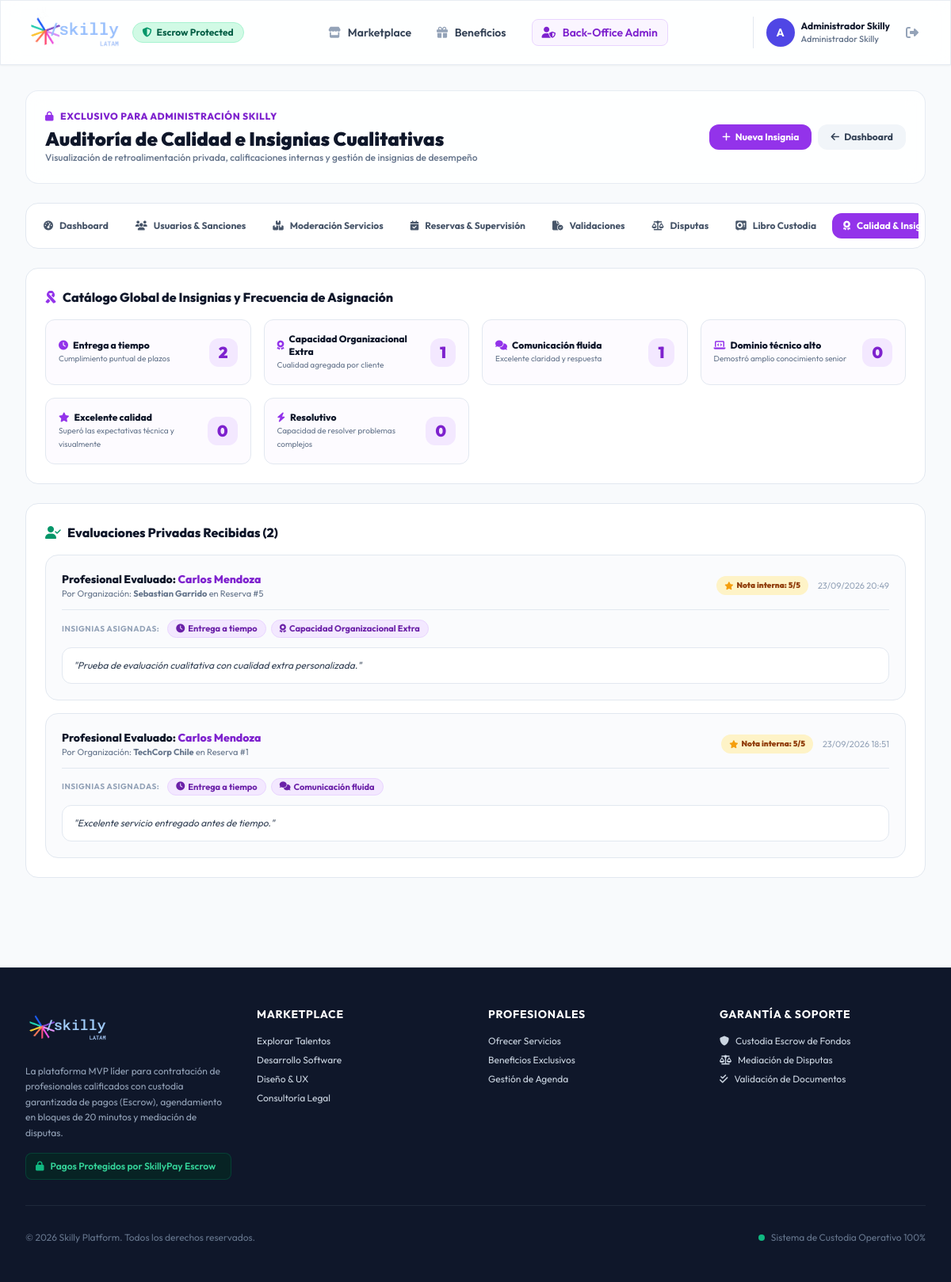
The app's page /backoffice/quality-audit/ (signed in), older data.
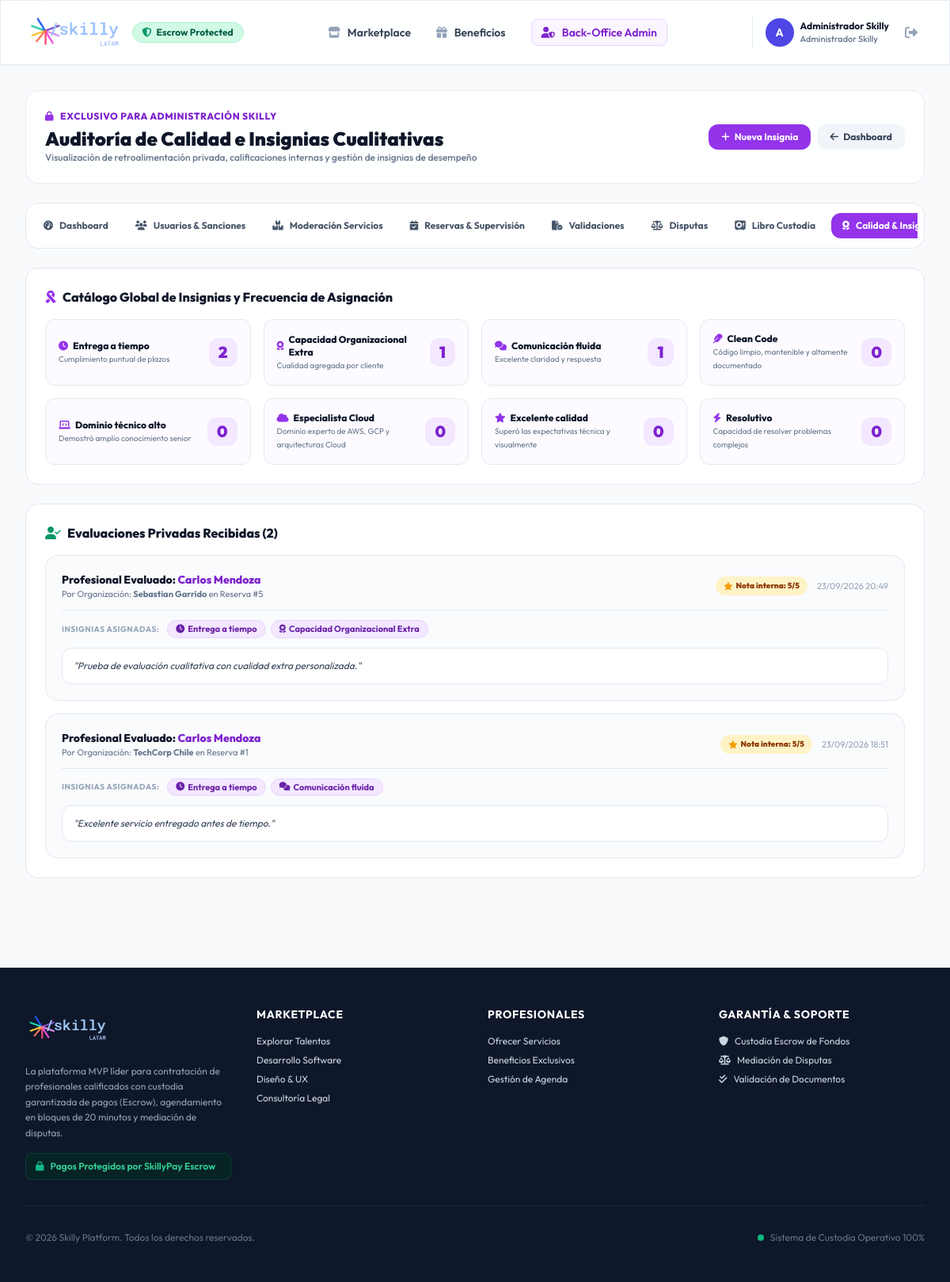
The same page, newer data.
### apps/reviews/models.py (models this page shows, shortened)
class Badge(models.Model):
    name = models.CharField(max_length=100, unique=True, verbose_name="Nombre de la Cualidad")
    icon = models.CharField(max_length=50, default='fa-award', help_text="Icono FontAwesome")
    description = models.CharField(max_length=255, blank=True)

class Review(models.Model):
    booking = models.OneToOneField('bookings.Booking', on_delete=models.CASCADE, related_name='review')
    professional = models.ForeignKey(
        settings.AUTH_USER_MODEL,
        on_delete=models.CASCADE,
        related_name='received_reviews'
    )
    organization = models.ForeignKey(
        settings.AUTH_USER_MODEL,
        on_delete=models.CASCADE,
        related_name='submitted_reviews'
    )
    comments = models.TextField(
        blank=True,
        max_length=500,
        validators=[MaxLengthValidator(500)],
        verbose_name="Comentarios de Evaluación (Privados - Solo Admin)"
    )
    rating = models.IntegerField(
        default=5,
        null=True,
        blank=True,
        verbose_name="Calificación Interna"
    )
    badges = models.ManyToManyField(Badge, related_name='reviews', verbose_name="Cualidades Seleccionadas")
    created_at = models.DateTimeField(auto_now_add=True)
    class Meta:
        ordering = ['-created_at']

### apps/users/models.py (models this page shows, shortened)
class CustomUser(AbstractUser):
    ROLE_PROFESIONAL = 'PROFESIONAL'
    ROLE_ORGANIZACION = 'ORGANIZACION'
    ROLE_ADMIN = 'ADMIN'
    ROLE_CHOICES = [
        (ROLE_PROFESIONAL, 'Profesional Independiente'),
        (ROLE_ORGANIZACION, 'Empresa / Organización'),
        (ROLE_ADMIN, 'Administrador Skilly'),
    ]
    role = models.CharField(max_length=20, choices=ROLE_CHOICES, default=ROLE_ORGANIZACION)
    phone = models.CharField(max_length=20, blank=True, null=True, verbose_name="Teléfono de Contacto")
    created_at = models.DateTimeField(auto_now_add=True)
    @property
    def is_admin_role(self):
        return self.role == self.ROLE_ADMIN or self.is_superuser

### apps/bookings/models.py (models this page shows, shortened)
class Booking(models.Model):
    STATUS_PENDIENTE = 'PENDIENTE'
    STATUS_PRE_RESERVADA = 'PRE_RESERVADA'
    STATUS_ACEPTADA = 'ACEPTADA'
    STATUS_RECHAZADA = 'RECHAZADA'
    STATUS_PAGADO_EN_CUSTODIA = 'PAGADO_EN_CUSTODIA'
    STATUS_EN_EJECUCION = 'EN_EJECUCION'
    STATUS_ENTREGADO = 'ENTREGADO'
    STATUS_FINALIZADO = 'FINALIZADO'
    STATUS_EN_DISPUTA = 'EN_DISPUTA'
    STATUS_CANCELADO = 'CANCELADO'
    STATUS_CHOICES = [
        (STATUS_PENDIENTE, 'Pendiente de Aprobación'),
        (STATUS_PRE_RESERVADA, 'Pre-reservada (Checkout Pendiente)'),
        (STATUS_ACEPTADA, 'Aceptada por Profesional'),
        (STATUS_RECHAZADA, 'Rechazada'),
        (STATUS_PAGADO_EN_CUSTODIA, 'Pagado en Custodia (Escrow)'),
        (STATUS_EN_EJECUCION, 'En Ejecución'),
        (STATUS_ENTREGADO, 'Entregado por Profesional'),
        (STATUS_FINALIZADO, 'Finalizado'),
        (STATUS_EN_DISPUTA, 'En Disputa'),
        (STATUS_CANCELADO, 'Cancelado'),
    ]
    service = models.ForeignKey('services.Service', on_delete=models.CASCADE, related_name='bookings')
    professional = models.ForeignKey(
        settings.AUTH_USER_MODEL,
        on_delete=models.CASCADE,
        related_name='received_bookings'
    )
    organization = models.ForeignKey(
        settings.AUTH_USER_MODEL,
        on_delete=models.CASCADE,
        related_name='sent_bookings'
    )
    timeslot = models.ForeignKey('availability.TimeSlot', on_delete=models.SET_NULL, null=True, blank=True)
    scheduled_date = models.DateField(verbose_name="Fecha Agendada")
    start_time = models.TimeField(verbose_name="Hora Inicio")
    end_time = models.TimeField(verbose_name="Hora Fin")
    project_requirements = models.TextField(verbose_name="Requerimientos / Detalles del Proyecto")
    status = models.CharField(max_length=30, choices=STATUS_CHOICES, default=STATUS_PENDIENTE)
    skilly_staff_supervision_requested = models.BooleanField(
        default=False,
        verbose_name="Supervisión Skilly Solicitada",
        help_text="Indica si el equipo de Skilly asistirá como supervisor/observador a esta primera sesión."
    )
    cancellation_penalty_applies = models.BooleanField(default=False, help_text="True si se canceló con menos de 24h de anticipación")
    created_at = models.DateTimeField(auto_now_add=True)
    accepted_at = models.DateTimeField(null=True, blank=True)
    paid_at = models.DateTimeField(null=True, blank=True)
    completed_at = models.DateTimeField(null=True, blank=True)
    cancelled_at = models.DateTimeField(null=True, blank=True)
    class Meta:
        ordering = ['-created_at']

### apps/backoffice/views.py (the view)
    def _wrapped_view(request, *args, **kwargs):
        if not request.user.is_authenticated or not request.user.is_admin_role:
            messages.error(request, "Acceso restringido al Back-Office de Skilly.")
            return redirect('services:marketplace')
        return view_func(request, *args, **kwargs)

### apps/backoffice/views.py (called while the page is built)
def admin_required(view_func):
    def _wrapped_view(request, *args, **kwargs):
        if not request.user.is_authenticated or not request.user.is_admin_role:
            messages.error(request, "Acceso restringido al Back-Office de Skilly.")
            return redirect('services:marketplace')
        return view_func(request, *args, **kwargs)
    return _wrapped_view

@login_required
@admin_required
def quality_audit_view(request):
    reviews = Review.objects.all().select_related('booking', 'professional', 'organization').prefetch_related('badges').order_by('-created_at')
    badge_tallies = Badge.objects.annotate(usage_count=Count('reviews')).order_by('-usage_count')
    badge_form = BadgeForm()
    context = {
        'reviews': reviews,
        'badge_tallies': badge_tallies,
        'badge_form': badge_form,
    }
    return render(request, 'backoffice/auditoria_calidad.html', context)

### templates/backoffice/auditoria_calidad.html (shortened to what the changed rows need)
{% extends 'base.html' %}
{% block content %}
<div class="max-w-7xl mx-auto px-4 sm:px-6 lg:px-8 py-8 space-y-6">
    <div class="glass-panel p-6 rounded-2xl shadow-xs flex flex-col sm:flex-row items-start sm:items-center justify-between gap-4">
        <div>
            <h1 class="text-2xl font-black text-slate-900 flex items-center gap-2">
                Auditoría de Calidad e Insignias Cualitativas
            </h1>
        </div>
    </div>
    <div class="bg-white rounded-2xl border border-slate-200 shadow-xs p-6 space-y-4">
        <h2 class="text-base font-extrabold text-slate-900 flex items-center gap-2">
            <i class="fa-solid fa-ribbon text-purple-600"></i> Catálogo Global de Insignias y Frecuencia de Asignación
        </h2>
        <div class="grid grid-cols-1 sm:grid-cols-2 md:grid-cols-4 gap-4">
            {% for b in badge_tallies %}
                <div class="p-4 rounded-xl border border-slate-200 bg-purple-50/40 flex items-center justify-between text-xs hover:bg-purple-50/80 transition-colors">
                    <div class="space-y-0.5">
                        <span class="font-extrabold text-slate-900 block flex items-center gap-1.5">
                            <i class="fa-solid {{ b.icon }} text-purple-600"></i> {{ b.name }}
                        </span>
                        <span class="text-slate-500 text-[10px]">{{ b.description|default:"Cualidad profesional" }}</span>
                    </div>
                    <span class="text-xl font-black text-purple-700 bg-purple-100 px-3 py-1 rounded-xl">
                        {{ b.usage_count }}
                    </span>
                </div>
            {% endfor %}
        </div>
    </div>
    <div class="bg-white rounded-2xl border border-slate-200 shadow-xs p-6 space-y-4">
        <h2 class="text-base font-extrabold text-slate-900 flex items-center gap-2">
            <i class="fa-solid fa-user-check text-emerald-600"></i> Evaluaciones Privadas Recibidas ({{ reviews|length }})
        </h2>
        {% if reviews %}
            <div class="space-y-4">
                {% for r in reviews %}
                    <div class="p-5 rounded-2xl border border-slate-200 bg-slate-50/70 space-y-3">
                        <div class="flex flex-col sm:flex-row items-start sm:items-center justify-between gap-2 border-b border-slate-200 pb-3 text-xs">
                            <div>
                                <span class="font-extrabold text-slate-900 text-sm block">
                                    Profesional Evaluado:
                                    <a href="{% url 'backoffice:user_detail' user_id=r.professional.id %}" class="text-purple-700 hover:underline">
                                        {{ r.professional.get_full_name|default:r.professional.username }}
                                    </a>
                                </span>
                                <span class="text-slate-500 text-[11px]">
                                    Por Organización: <b>{{ r.organization.get_full_name|default:r.organization.username }}</b> en Reserva #{{ r.booking.id }}
                                </span>
                            </div>
                            <div class="flex items-center gap-3">
                                {% if r.rating %}
                                    <span class="px-2.5 py-1 rounded-full text-[10px] font-black bg-amber-100 text-amber-800 flex items-center gap-1">
                                        <i class="fa-solid fa-star text-amber-500"></i> Nota interna: {{ r.rating }}/5
                                    </span>
                                {% endif %}
                                <span class="text-slate-400 text-[11px]">{{ r.created_at|date:"d/m/Y H:i" }}</span>
                            </div>
                        </div>
                        <div class="flex flex-wrap items-center gap-1.5">
                            <span class="text-[10px] font-bold text-slate-400 uppercase tracking-wider mr-1">Insignias asignadas:</span>
                            {% for badge in r.badges.all %}
                                <span class="px-2.5 py-0.5 rounded-full text-[11px] font-bold bg-purple-100 text-purple-800 border border-purple-200 inline-flex items-center gap-1">
                                    <i class="fa-solid {{ badge.icon }}"></i> {{ badge.name }}
                                </span>
                            {% empty %}
                                <span class="text-slate-400 italic text-[11px]">Sin insignias cualitativas marcadas</span>
                            {% endfor %}
                        </div>
                        {% if r.comments %}
                            <div class="bg-white p-3.5 rounded-xl border border-slate-200 text-xs text-slate-700 italic">
                                "{{ r.comments }}"
                            </div>
                        {% endif %}
                    </div>
                {% endfor %}
            </div>
        {% else %}
            <p class="text-xs text-slate-400 italic py-10 text-center">No hay evaluaciones registradas aún.</p>
        {% endif %}
    </div>
</div>
{% endblock %}

Row changes from the older to the newer data that the page shows:
added Badge: name "Clean Code", description "Código limpio, mantenible y altamente documentado", usage_count "0", shown under "Catálogo Global de Insignias y Frecuencia de Asignación"
added Badge: name "Especialista Cloud", description "Dominio experto de AWS, GCP y arquitecturas Cloud", usage_count "0", shown under "Catálogo Global de Insignias y Frecuencia de Asignación"
